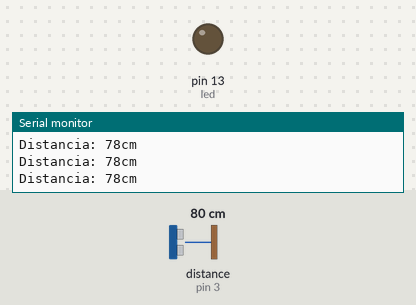
The sketch below on a simulated Arduino Uno, built with avr-gcc and run on an emulated ATmega328P. Parts: output pins drawn as LEDs (lit = HIGH), the last lines printed to the serial monitor. Wiring (inferred from the names in the program): ultrasonic range finder: trigger pin 2; echo pin 3. Inputs (shaded band) come from the test bench; at power-on: distance to the obstacle (sensor on pin 3) 80 cm. The echo pulse lasts 58.3 µs per cm; pins used as bus, display or sensor lines are not drawn.

Above: at 1.2 s.
1.3 s: distance to the obstacle (sensor on pin 3) set to 12 cm
2.8 s: distance to the obstacle (sensor on pin 3) set to 9 cm
At 3.5 s:
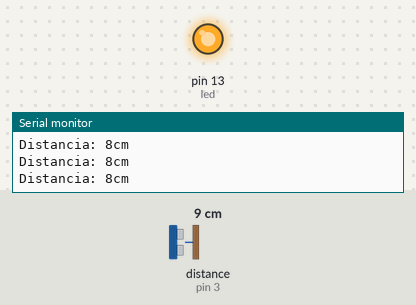
4.3 s: distance to the obstacle (sensor on pin 3) set to 18 cm
At 5.2 s:
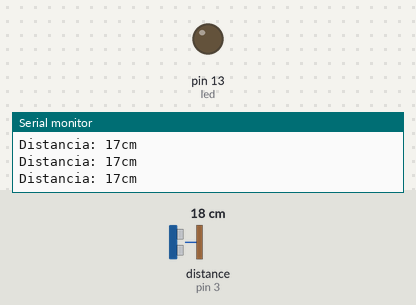
5.8 s: distance to the obstacle (sensor on pin 3) set to 2 cm
At 6.1 s:
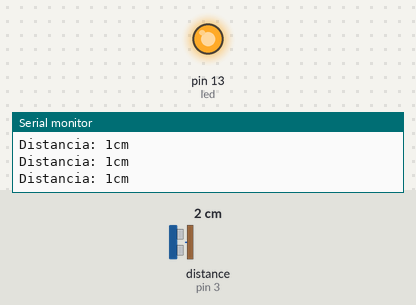
Timing chart, 0 to 8.3 s (numbered marks = the images above; inputs shaded):
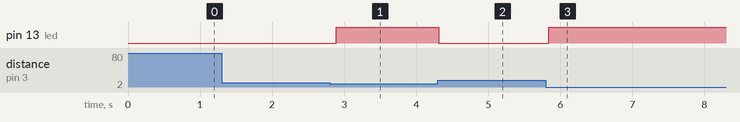

The sketch:

control_sensor_distancia.ino
```cpp
const int Trigger = 2;   //Pin digital 2 para el Trigger del sensor
const int Echo = 3;   //Pin digital 3 para el Echo del sensor
long t; //timepo que demora en llegar el eco
long d; //distancia en centimetros

int led=13;

void setup() {
  Serial.begin(9600);//iniciailzamos la comunicación
  pinMode(Trigger, OUTPUT); //pin como salida
  pinMode(Echo, INPUT);  //pin como entrada
  digitalWrite(Trigger, LOW);//Inicializamos el pin con 0

  pinMode(led, OUTPUT);
  digitalWrite(led, LOW);
}

void loop()
{

  check_distance();

    if(d < 10){
      digitalWrite(led, HIGH);

  }else{
    digitalWrite(led, LOW);
  }


  delay(100);          //Hacemos una pausa de 100ms
}

void check_distance(){


  digitalWrite(Trigger, HIGH);
  delayMicroseconds(10);          //Enviamos un pulso de 10us
  digitalWrite(Trigger, LOW);

  t = pulseIn(Echo, HIGH); //obtenemos el ancho del pulso
  d = t/59;             //escalamos el tiempo a una distancia en cm

  Serial.print("Distancia: ");
  Serial.print(d);      //Enviamos serialmente el valor de la distancia
  Serial.print("cm");
  Serial.println();


}
```

Measured:
- the behaviour switches between 11 and 10 cm on distance to the obstacle (sensor on pin 3) (found by bisection; images 0 and 1)
- after the input at 2.8 s, pin 13 (led): LOW → HIGH after 0.09 s
- after the input at 4.3 s, pin 13 (led): HIGH → LOW at once
- after the input at 5.8 s, pin 13 (led): LOW → HIGH at once
